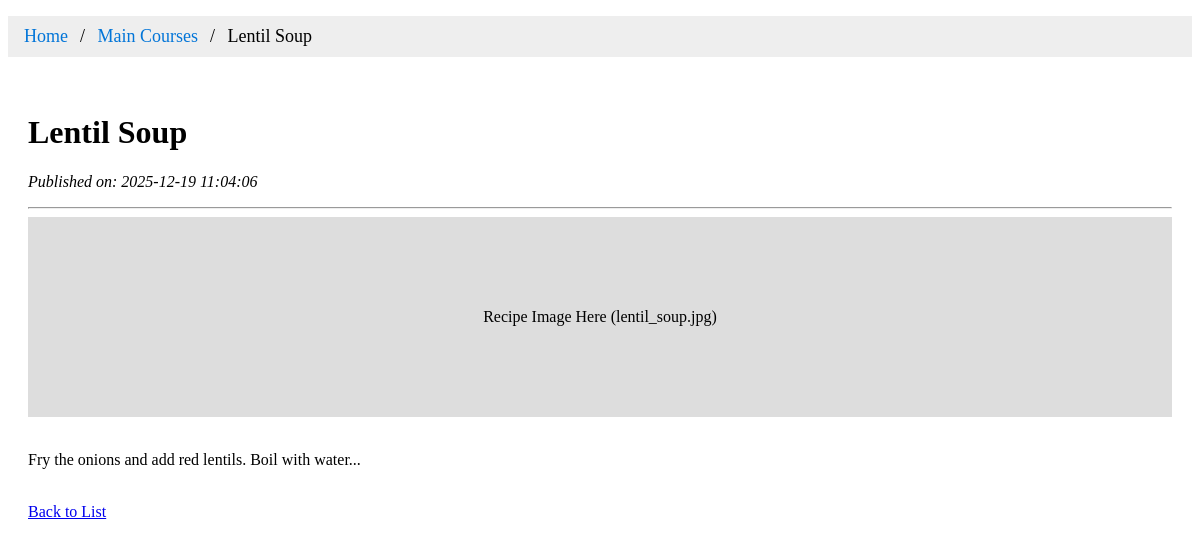
Screenshot of /detail.php?id=2 with the database file from the repository.
### tables this page shows
CREATE TABLE `recipes` (
  `id` int(11) NOT NULL,
  `title` varchar(255) NOT NULL,
  `category` varchar(100) NOT NULL,
  `content` text NOT NULL,
  `image_url` varchar(255) DEFAULT NULL,
  `created_at` datetime DEFAULT current_timestamp()
);

### detail.php (the view, shortened to what this page needs)
<?php include 'db.php'; ?>
<?php
if(isset($_GET['id'])){
    $id = $_GET['id'];
    $sql = "SELECT * FROM recipes WHERE id = $id";
    $result = mysqli_query($link, $sql);
    $row = mysqli_fetch_assoc($result);
} else {
    die("No ID specified.");
}
?>
<!DOCTYPE html>
<html lang="en">
<head>
</head>
<body>
    <ul class="breadcrumb">
      <li><a href="index.php">Home</a></li>
      <li><a href="index.php?category=<?php echo $row['category']; ?>"><?php echo $row['category']; ?></a></li>
      <li><?php echo $row['title']; ?></li>
    </ul>
    <div class="content">
        <h1><?php echo $row['title']; ?></h1>
        <p><i>Published on: <?php echo $row['created_at']; ?></i></p>
        <hr>
        <div style="background-color: #ddd; width: 100%; height: 200px; line-height: 200px; text-align: center;">
            Recipe Image Here (<?php echo $row['image_url']; ?>)
        </div>
        <br>
        <p><?php echo $row['content']; ?></p>
        <br>
        <a href="index.php">Back to List</a>
    </div>
</body>
</html>

### detail.php (style rules this page uses)
.breadcrumb { padding: 10px 16px; list-style: none; background-color: #eee; }
.breadcrumb li { display: inline; font-size: 18px; }
.breadcrumb li+li:before { padding: 8px; color: black; content: "/\00a0"; }
.breadcrumb a { color: #0275d8; text-decoration: none; }
.content { padding: 20px; }

### rows the page displays
recipes: category "Main Courses", title "Lentil Soup", created_at "2025-12-19 11:04:06", image_url "lentil_soup.jpg", content "Fry the onions and add red lentils. Boil with water..."
